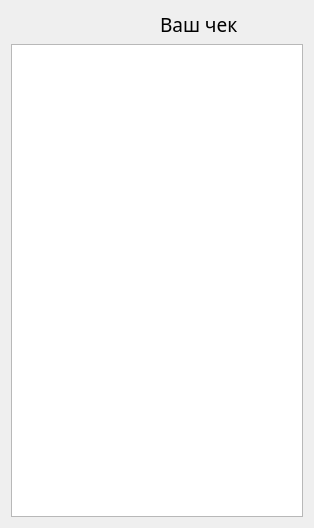
<?xml version="1.0" encoding="UTF-8"?>
<ui version="4.0">
 <class>Dialog</class>
 <widget class="QDialog" name="Dialog">
  <property name="geometry">
   <rect>
    <x>0</x>
    <y>0</y>
    <width>314</width>
    <height>528</height>
   </rect>
  </property>
  <property name="windowTitle">
   <string>Dialog</string>
  </property>
  <layout class="QVBoxLayout" name="verticalLayout">
   <item>
    <layout class="QHBoxLayout" name="horizontalLayout">
     <item>
      <widget class="QLabel" name="label">
       <property name="sizePolicy">
        <sizepolicy hsizetype="Maximum" vsizetype="Maximum">
         <horstretch>0</horstretch>
         <verstretch>0</verstretch>
        </sizepolicy>
       </property>
       <property name="maximumSize">
        <size>
         <width>200</width>
         <height>100</height>
        </size>
       </property>
       <property name="text">
        <string/>
       </property>
       <property name="pixmap">
        <pixmap>resources/image/42-429338_vector-kfc-logo-png-transparent-png.png</pixmap>
       </property>
       <property name="scaledContents">
        <bool>true</bool>
       </property>
      </widget>
     </item>
     <item>
      <widget class="QLabel" name="label_2">
       <property name="font">
        <font>
         <family>PMingLiU-ExtB</family>
         <pointsize>14</pointsize>
         <weight>50</weight>
         <bold>false</bold>
         <underline>false</underline>
        </font>
       </property>
       <property name="text">
        <string>Ваш чек</string>
       </property>
      </widget>
     </item>
    </layout>
   </item>
   <item>
    <widget class="QTextBrowser" name="textBrowser">
     <property name="html">
      <string>&lt;!DOCTYPE HTML PUBLIC &quot;-//W3C//DTD HTML 4.0//EN&quot; &quot;http://www.w3.org/TR/REC-html40/strict.dtd&quot;&gt;
&lt;html&gt;&lt;head&gt;&lt;meta name=&quot;qrichtext&quot; content=&quot;1&quot; /&gt;&lt;style type=&quot;text/css&quot;&gt;
p, li { white-space: pre-wrap; }
&lt;/style&gt;&lt;/head&gt;&lt;body style=&quot; font-family:'MS Shell Dlg 2'; font-size:8.25pt; font-weight:400; font-style:normal;&quot;&gt;
&lt;p style=&quot;-qt-paragraph-type:empty; margin-top:0px; margin-bottom:0px; margin-left:0px; margin-right:0px; -qt-block-indent:0; text-indent:0px; font-family:'MS Shell Dlg 2';&quot;&gt;&lt;br /&gt;&lt;/p&gt;&lt;/body&gt;&lt;/html&gt;</string>
     </property>
    </widget>
   </item>
  </layout>
 </widget>
 <resources/>
 <connections/>
</ui>
